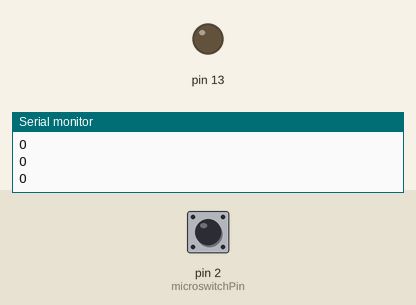
A sketch run on a simulated Arduino Uno, built with avr-gcc and run on an emulated ATmega328P. On the bench: output pins drawn as LEDs (lit = HIGH), the last lines printed to the serial monitor. The test bench sets the inputs (shaded band); at power-on: pin 2 (microswitchPin) HIGH.

Above: at 7.2 s.
7.3 s: pin 2 (microswitchPin) pulled LOW for 0.15 s
At 7.8 s:
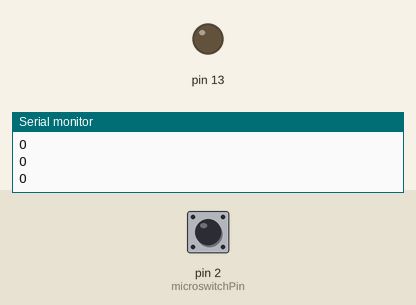
8.9 s: pin 2 (microswitchPin) pulled LOW for 3.2 s
At 9.6 s:
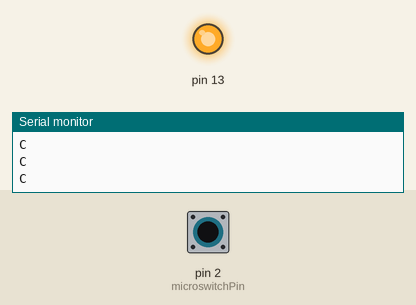
Timing chart, 0 to 13.6 s (numbered marks = the images above; inputs shaded):
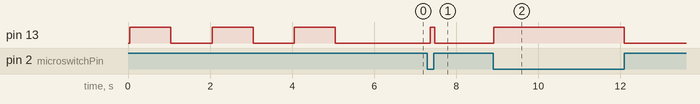

Measured:
- after the input at 7.3 s, pin 13: LOW → HIGH after 0.07 s, → LOW 0.11 s later
- after the input at 8.9 s, pin 13: LOW → HIGH at once, → LOW 3.2 s later

The sketch:

codigo_arduino.ino
```cpp
// Definição do pino onde o microswitch está conectado
const int microswitchPin = 2; // Pino digital 2

void setup() {
  // Configura o pino como entrada com resistor de pull-up interno
  pinMode(microswitchPin, INPUT_PULLUP);
  // Inicializa a comunicação serial
  Serial.begin(9600);
  Serial.println("...");
  Serial.println("...");
  Serial.println("...");
  Serial.println("Fenomenos de Transporte");
  Serial.println("Automacao para Medicao de Viscosidade com Copo Ford");
  Serial.println("Inicializando...");
  pinMode(13,OUTPUT);
  digitalWrite(13,1);
  delay(1000);
  digitalWrite(13,0);
  delay(1000);
  digitalWrite(13,1);
  delay(1000);
  digitalWrite(13,0);
  delay(1000);
  digitalWrite(13,1);
  delay(1000);
  digitalWrite(13,0);
  delay(1000);
  Serial.println("...");
  Serial.println("...");
  Serial.println("...");
  Serial.println("...");
  Serial.println("...");
  Serial.println("...");


}

void loop() {
  // Lê o estado do microswitch
  int switchState = digitalRead(microswitchPin);

  // Verifica o estado e escreve na serial
  if (switchState == HIGH) {
    Serial.println("O");
    digitalWrite(13,0);
    delay(10);
  } else {
    Serial.println("C");
    digitalWrite(13,1);
    delay(10);
}

  // Adiciona um pequeno atraso para evitar sobrecarregar a serial
  delay(100);
}
```
